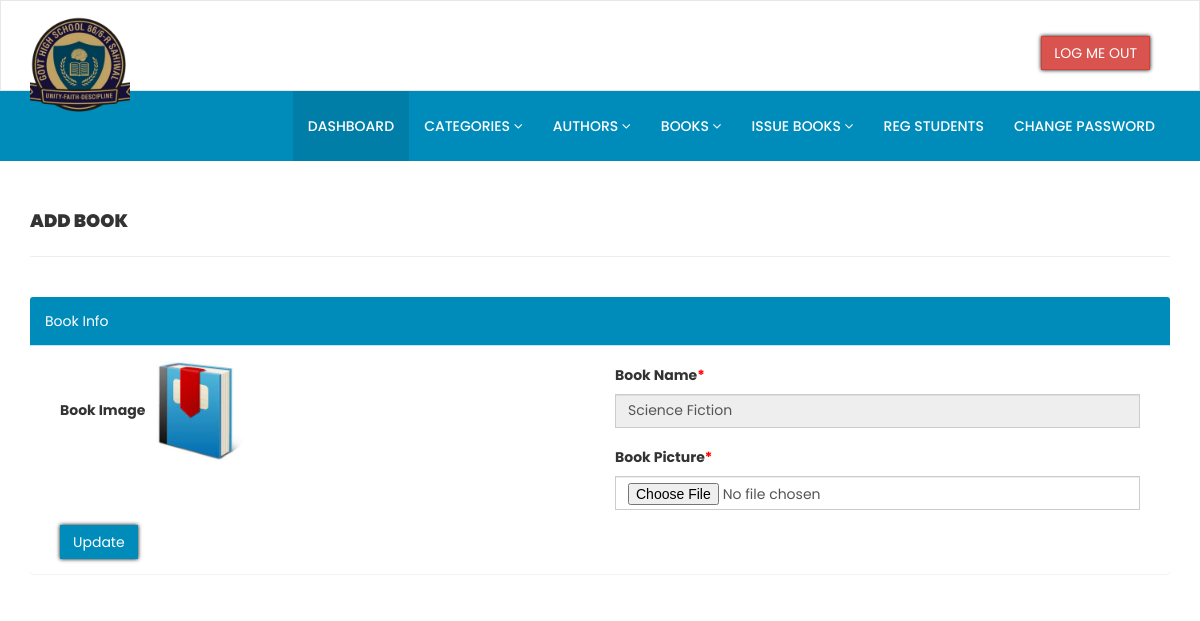
The app's page /admin/change-bookimg.php?bookid=12 (signed in) with its own data.
### tables this page shows
CREATE TABLE `tblbooks` (
  `id` int(11) NOT NULL,
  `BookName` varchar(255) DEFAULT NULL,
  `CatId` int(11) DEFAULT NULL,
  `AuthorId` int(11) DEFAULT NULL,
  `ISBNNumber` varchar(25) DEFAULT NULL,
  `BookPrice` decimal(10,2) DEFAULT NULL,
  `bookImage` varchar(250) NOT NULL,
  `isIssued` int(1) DEFAULT NULL,
  `RegDate` timestamp NULL DEFAULT current_timestamp(),
  `UpdationDate` timestamp NULL DEFAULT NULL ON UPDATE current_timestamp()
);

### admin/change-bookimg.php (the view, shortened to what this page needs)
<?php
include('includes/config.php');
if (strlen($_SESSION['alogin']) == 0) {
    header('location:index.php');
} else {
    ?>
    <!DOCTYPE html>
    <html xmlns="http://www.w3.org/1999/xhtml">
    <head>
        <link href="assets/css/bootstrap.css" rel="stylesheet" />
        <link href="assets/css/font-awesome.css" rel="stylesheet" />
        <link href="assets/css/style.css" rel="stylesheet" />
    </head>
    <body>
        <?php include('includes/header.php'); ?>
        <div class="content-wrapper">
            <div class="container">
                <div class="row pad-botm">
                    <div class="col-md-12">
                        <h4 class="header-line">Add Book</h4>
                    </div>
                </div>
                <div class="row">
                    <div class="col-md12 col-sm-12 col-xs-12">
                        <div class="panel panel-info">
                            <div class="panel-heading">
                                Book Info
                            </div>
                            <div class="panel-body">
                                <form role="form" method="post" enctype="multipart/form-data">
                                    <?php
                                    $bookid = intval($_GET['bookid']);
                                    $sql = "SELECT tblbooks.BookName,tblbooks.id as bookid,tblbooks.bookImage from  tblbooks  where tblbooks.id=:bookid";
                                    $query = $dbh->prepare($sql);
                                    $query->bindParam(':bookid', $bookid, PDO::PARAM_STR);
                                    $query->execute();
                                    $results = $query->fetchAll(PDO::FETCH_OBJ);
                                    if ($query->rowCount() > 0) {
                                        foreach ($results as $result) { ?>
                                            <div class="col-md-6">
                                                <div class="form-group">
                                                    <label>Book Image</label>
                                                    <img src="bookimg/<?php echo htmlentities($result->bookImage); ?>" width="100">
                                                </div>
                                            </div>
                                            <div class="col-md-6">
                                                <div class="form-group">
                                                    <label>Book Name<span style="color:red;">*</span></label>
                                                    <input class="form-control" type="text" name="bookname"
                                                        value="<?php echo htmlentities($result->BookName); ?>" readonly />
                                                </div>
                                            </div>
                                            <div class="col-md-6">
                                                <div class="form-group">
                                                    <label>Book Picture<span style="color:red;">*</span></label>
                                                    <input class="form-control" type="file" name="bookpic" autocomplete="off"
                                                        required="required" />
                                                </div>
                                            </div>
                                        <?php }
                                    } ?>
                                    <div class="col-md-12">
                                        <button type="submit" name="update" class="btn btn-info">Update </button>
                                    </div>
                                </form>
                            </div>
                        </div>
                    </div>
                </div>
            </div>
        </div>
    </body>
    </html>
<?php } ?>

### admin/assets/css/style.css (style rules this page uses)
.content-wrapper { margin-top: 40px; min-height:800px; padding-bottom:90px; }
.header-line { font-weight:900; padding-bottom:25px; border-bottom:1px solid #eeeeee; text-transform:uppercase; }
.pad-botm { padding-bottom:30px; }

### admin/change-bookimg.php (style rules this page uses)
.btn-info { border-color: transparent; border-radius: 0px; background-color: #008CBA; box-shadow: 0px 0px 4px black; }
.panel-heading { background-color: #008CBA !important; color: #fff !important; }
.panel { border: none; }
input { border-radius: 0 !important; }

### admin/includes/header.php (style rules this page uses)
* { margin: 0; padding: 0; box-sizing: border-box; font-family: 'Poppins', sans-serif; }

### records on screen
tblbooks: bookImage (picture), bookname "Science Fiction"
